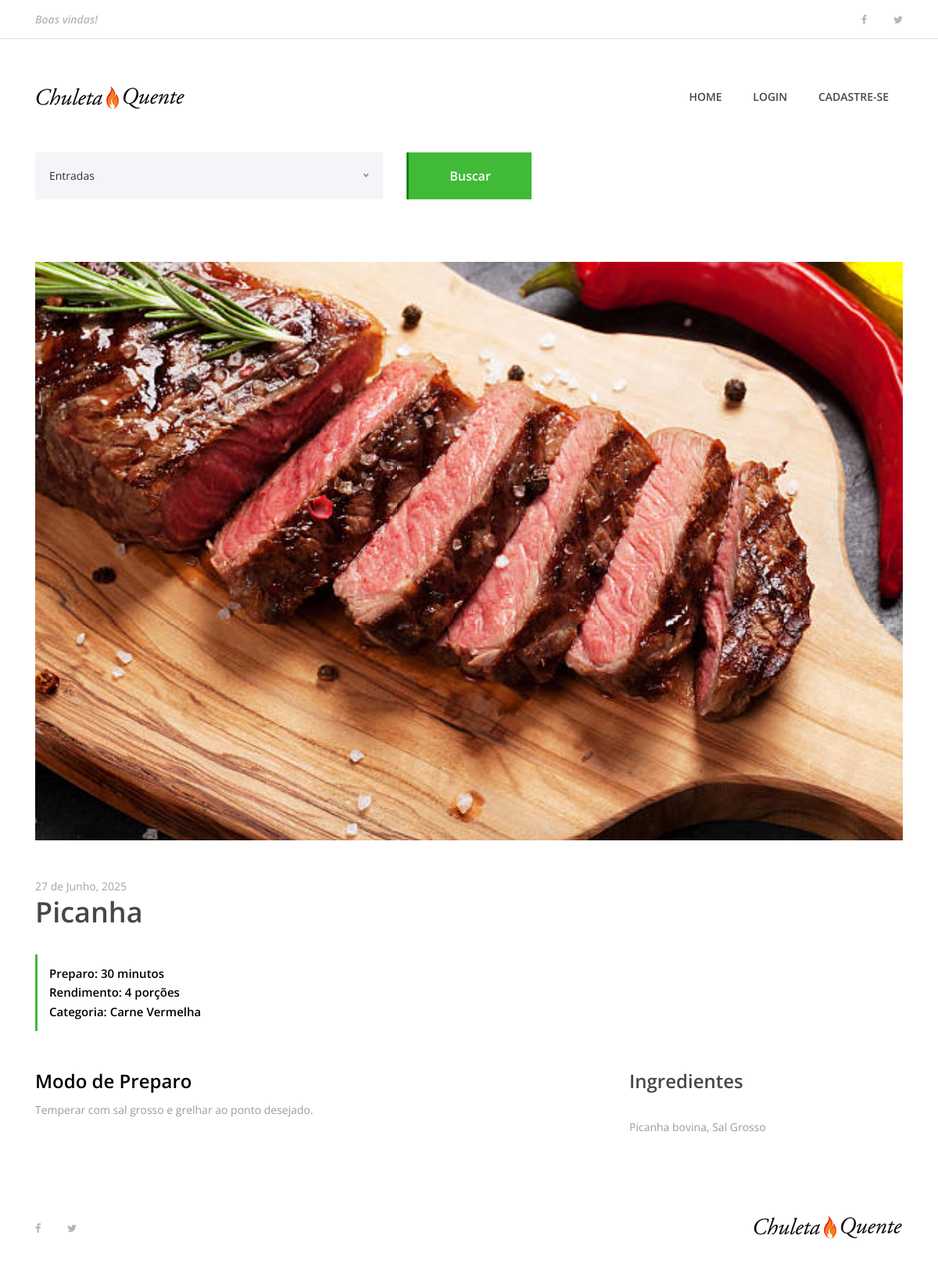
/churrasco/1/, run on the app's committed database.
### churras/models.py (models this page shows, shortened)
class Prato(models.Model):
    pessoa = models.ForeignKey(User, on_delete=models.CASCADE)
    nome_prato = models.CharField(max_length=100)
    ingredientes = models.TextField()
    modo_preparo = models.TextField() # Alterado para TextField, ideal para textos longos
    tempo_preparo = models.IntegerField()
    rendimento = models.CharField(max_length=100) # Aumentei o max_length por segurança
    categoria = models.CharField(max_length=100)
    date_prato = models.DateField(default=date.today, blank=True)
    foto_prato = models.ImageField(upload_to='fotos_pratos/%Y/%m/%d/', blank=True)

### churras/views.py (the view)
# urls.py: path('churrasco/<int:prato_id>/', views.churrasco, name='churrasco'),
def churrasco(request, prato_id):
    prato_especifico = get_object_or_404(Prato, pk=prato_id)
    dados = {
        'prato': prato_especifico
    }
    return render(request, 'churrasco.html', dados)

### churras/templates/churrasco.html (shortened to what this page needs)
{% extends "base.html" %}
{% load static %}
{% block content %}
</head>
<body>
    {% include "partials/menu.html" %}
    <div class="receipe-post-search mb-80">
        <div class="container">
            <form action="#" method="post">
                <div class="row">
                    <div class="col-12 col-lg-5">
                    </div>
                    <div class="col-12 col-lg-2 text-right">
                        <button type="submit" class="btn delicious-btn">Buscar</button>
                    </div>
                </div>
            </form>
        </div>
    </div>
    <div class="container">
        <div class="row">
            <div class="col-12">
                <div class="receipe-slider owl-carousel">
                    {% if prato.foto_prato %}
                        <img src="{{ prato.foto_prato.url }}" alt="{{ prato.nome_prato }}">
                    {% else %}
                        <img src="{% static 'img/bg-img/tomate_banner.jpg' %}" alt="Imagem Padrão">
                    {% endif %}
                </div>
            </div>
        </div>
    </div>
    <div class="receipe-content-area">
        <div class="container">
            <div class="row">
                <div class="col-12 col-md-8">
                    <div class="receipe-headline my-5">
                        <span>{{ prato.date_prato|date:"d \d\e F, Y" }}</span>
                        <h2>{{ prato.nome_prato }}</h2>
                        <div class="receipe-duration">
                            <h6>Preparo: {{ prato.tempo_preparo }} minutos</h6>
                            <h6>Rendimento: {{ prato.rendimento }}</h6>
                            <h6>Categoria: {{ prato.categoria }}</h6>
                        </div>
                    </div>
                </div>
            </div>
            <div class="row">
                <div class="col-12 col-lg-8">
                    <h4>Modo de Preparo</h4>
                    <div class="single-preparation-step d-flex">
                        <p>{{ prato.modo_preparo|linebreaks }}</p>
                    </div>
                </div>
                <div class="col-12 col-lg-4">
                    <div class="ingredients">
                        <h4>Ingredientes</h4>
                        <div class="ingredients">
                            <p>{{ prato.ingredientes|linebreaks }}</p>
                        </div>
                    </div>
                </div>
            </div>
        </div>
    </div>
    {% include "partials/footer.html" %}
{% endblock %}

### static/site.css (style rules this page uses)
* { margin: 0; padding: 0; }
body { font-family: "Open Sans", sans-serif; font-size: 14px; }
h1, h2, h3, h4, h5, h6 { color: #000000; line-height: 1.3; font-weight: 600; }
p { color: #9b9b9b; font-size: 14px; line-height: 2; font-weight: 400; }
img { height: auto; max-width: 100%; }
.mb-80 { margin-bottom: 80px !important; }
.delicious-btn { display: inline-block; min-width: 160px; height: 60px; color: #ffffff; border: none; border-left: 3px solid #1c8314; border-radius: 0; padding: 0 30px; font-size: 16px; line-height: 58px; font-weight: 600; -webkit-transition-duration: 500ms; transition-duration: 500ms; text-transform: capitalize; background-color: #40ba37; }
.receipe-post-search { position: relative; z-index: 20; }
.receipe-slider { position: relative; z-index: 1; }
.receipe-headline span { font-size: 14px; display: block; color: #a4a4a4; margin-bottom: 0; }
.receipe-headline h2 { font-size: 36px; color: #474747; margin-bottom: 30px; }
.receipe-headline .receipe-duration { border-left: 3px solid #40ba37; padding: 15px; }
.receipe-headline .receipe-duration h6 { font-size: 15px; margin-bottom: 5px; }
.receipe-headline .receipe-duration h6:last-child { margin-bottom: 0; }
.single-preparation-step { position: relative; z-index: 1; margin-bottom: 50px; }
.ingredients h4 { color: #474747; margin-bottom: 30px; }

### data on the page
Prato: foto_prato (picture), date_prato "27 de Junho, 2025", nome_prato "Picanha", tempo_preparo "30", rendimento "4 porções", categoria "Carne Vermelha", modo_preparo "Temperar com sal grosso e grelhar ao ponto desejado.", ingredientes "Picanha bovina, Sal Grosso"
